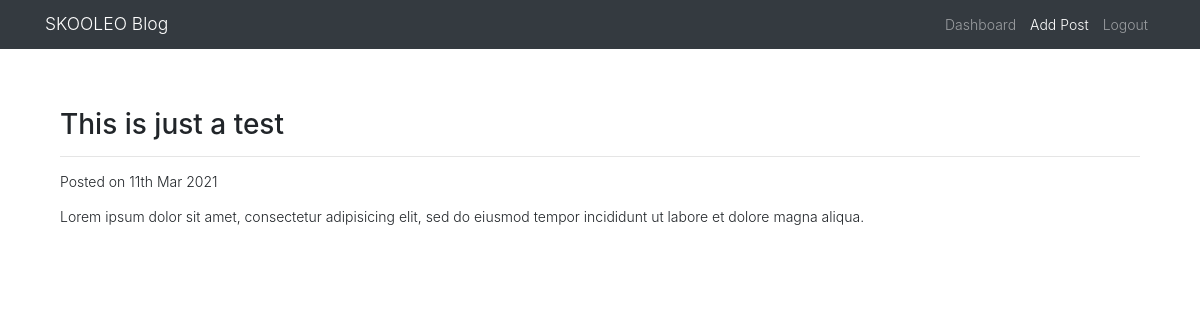
The page /post.php?id=5 (signed in) on the database its author committed.
### tables this page shows
CREATE TABLE IF NOT EXISTS `posts` (
  `id` int(11) NOT NULL AUTO_INCREMENT,
  `title` text NOT NULL,
  `description` text DEFAULT NULL,
  `content` text NOT NULL,
  `views` int(11) NOT NULL,
  `date_posted` timestamp NOT NULL DEFAULT current_timestamp() ON UPDATE current_timestamp(),
  PRIMARY KEY (`id`)
);

### Model/Db.php (called while the page is built, shortened)
<?php
    class Db {
        protected $dbName = 'blog';
        protected $dbHost = 'localhost';
        protected $dbUser = 'root';
        protected $dbPass = '';
        protected $dbHandler, $dbStmt;
        public function __construct()
        {
            $dsn = 'mysql:host='. $this->dbHost . ';dbname=' . $this->dbName;
            $options = array(
                PDO::ATTR_PERSISTENT => true,
                PDO::ATTR_ERRMODE => PDO::ERRMODE_EXCEPTION
            );
            try{
                $this->dbHandler = new PDO($dsn, $this->dbUser, $this->dbPass, $options);
            }catch(Exception $e){
                var_dump("Couldn't Establish A Database Connection. Error: ". $e->getMessage());
            }
        }
        public function query($query){
            $this->dbStmt = $this->dbHandler->prepare($query);
        }
        public function bind($param, $value, $type = null){
            if(is_null($type)){
                switch(true){
                    default: $type = PDO::PARAM_STR;
                    break;
                }
            }
            $this->dbStmt->bindValue($param, $value, $type);
        }
        public function execute(){
            $this->dbStmt->execute();
            return true;
        }
        public function fetch(){
            $this->execute();
            return $this->dbStmt->fetch(PDO::FETCH_ASSOC);
        }
    }
?>

### controller/Post.php (called while the page is built, shortened)
<?php
    require_once('./Model/PostModel.php');
    class Post extends Controller{
        private $postModel;
        public function __construct()
        {
            $this->postModel = new PostModel();
        }
        public function getPost($id):array{
            return $this->postModel->fetchPost($id);
        }
    }
?>

### Model/PostModel.php (called while the page is built, shortened)
<?php
    require_once(__DIR__. '/Db.php');
    class PostModel extends Db{
        public function fetchPost($id) :array {
            $query = "SELECT * FROM `posts` WHERE `id` = :id";
            $this->query($query);
            $this->bind('id', $id);
            $this->execute();
            $Post = $this->fetch();
            if(!empty($Post)){
                $Response = array(
                    'status' => true,
                    'data' => $Post
                );
                return $Response;
            }
        }
    }
?>

### post.php (the view, shortened to what this page needs)
<?php require_once('./controller/Post.php'); ?>
<?php
  $Post = new Post();
  $Post->track_visit();
  $id = $_GET['id'];
  $Post->views($id);
  $Post = $Post->getPost($id);
?>
<?php require('./nav.php'); ?>
<main role="main" class="container">
  <div class="container">
    <div class="row mt-5">
      <?php if ($Post['status']) : ?>
      <div class="col-xs-12 col-sm-12 col-md-12 col-xl-12 col-lg-12">
        <h2><?php echo $Post['data']['title'] ?></h2>
        <hr>
      </div>
    </div>
      <?php
        echo '<div>';
          echo '<p>Posted on '.date('jS M Y', strtotime($Post['data']['date_posted'])).'</p>';
          echo '<p>'.$Post['data']['content'].'</p>';
        echo '</div>';
      ?>
    <?php endif;  ?>
  </div>
</main>
</body>
</html>

### assets/css/style.css (style rules this page uses)
html, body { height: 100%; width: 100%; padding: 0; margin: 0; font-size: 14px; font-weight: 300; line-height: 1.5; text-rendering: optimizeLegibility; overflow-y: hidden !important; }
.mt-5 { margin-top: 10% !important; }

### rows shown on the page
posts: title "This is just a test", date_posted "11th Mar 2021", content "Lorem ipsum dolor sit amet, consectetur adipisicing elit, sed do eiusmod tempor incididunt ut labore et dolore magna aliqua."
